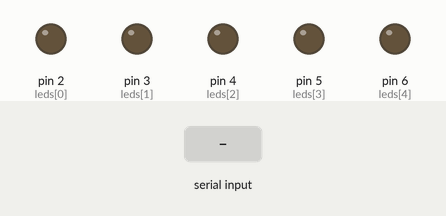
A sketch run on a simulated Arduino Uno, built with avr-gcc and run on an emulated ATmega328P. Parts: output pins drawn as LEDs (lit = HIGH). The inputs (shaded band) are chosen by the test bench.

Above: at 1.2 s.
1.3 s: "90,45\n" received over Serial
At 1.9 s:
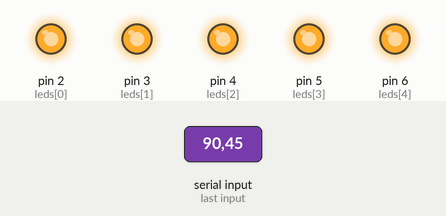
2.8 s: "30,150\n" received over Serial
At 4.0 s:
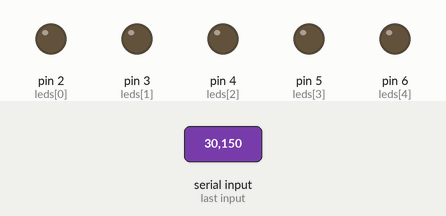
4.3 s: "200\n" received over Serial
5.8 s: "5\n" received over Serial
At 6.3 s:
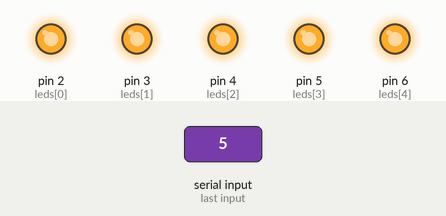
7.3 s: "90\n" received over Serial
At 8.7 s:
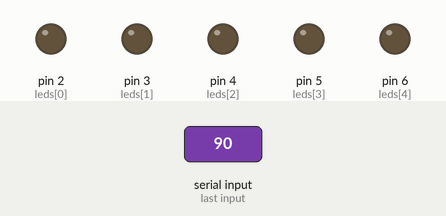
Timing chart, 0 to 9.8 s (numbered marks = the images above; inputs shaded):
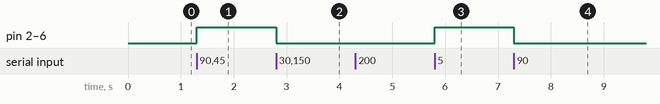

The sketch:

controle_cinco_leds.ino
```cpp
const int leds[] = {2, 3, 4, 5, 6};
const int totalLeds = 5;

void setup() {
  Serial.begin(9600);

  for (int i = 0; i < totalLeds; i++) {
    pinMode(leds[i], OUTPUT);
    digitalWrite(leds[i], LOW);
  }
}

void loop() {
  if (Serial.available() > 0) {
    char comando = Serial.read();

    if (comando >= '0' && comando <= '5') {
      int quantidade = comando - '0';

      for (int i = 0; i < totalLeds; i++) {
        if (i < quantidade) {
          digitalWrite(leds[i], HIGH);
        } else {
          digitalWrite(leds[i], LOW);
        }
      }
    }
  }
}
```

Measured:
- after the input at 1.3 s, pin 2 (leds[0]), pin 3 (leds[1]), pin 4 (leds[2]), pin 5 (leds[3]), pin 6 (leds[4]): LOW → HIGH at once
- after the input at 2.8 s, pin 2 (leds[0]), pin 3 (leds[1]), pin 4 (leds[2]), pin 5 (leds[3]), pin 6 (leds[4]): HIGH → LOW at once
- after the input at 5.8 s, pin 2 (leds[0]), pin 3 (leds[1]), pin 4 (leds[2]), pin 5 (leds[3]), pin 6 (leds[4]): LOW → HIGH at once
- after the input at 7.3 s, pin 2 (leds[0]), pin 3 (leds[1]), pin 4 (leds[2]), pin 5 (leds[3]), pin 6 (leds[4]): HIGH → LOW at once
